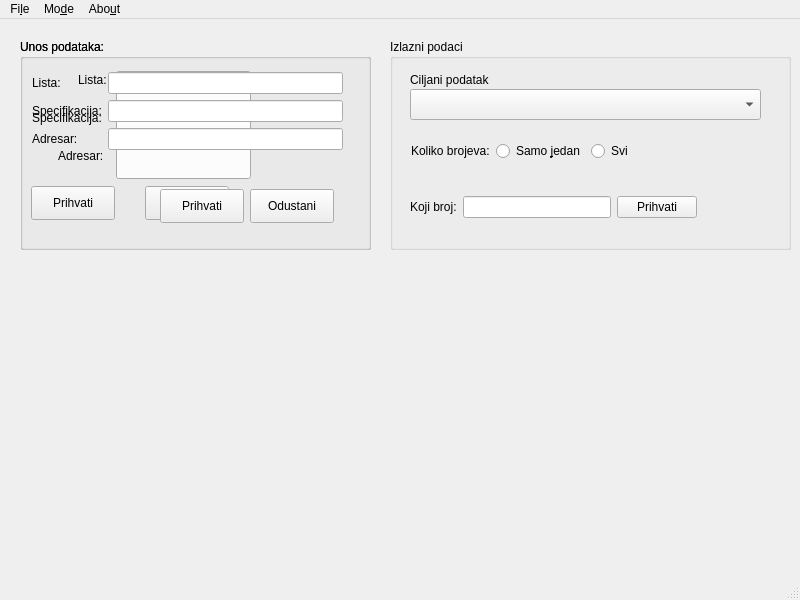
<?xml version="1.0" encoding="UTF-8"?>
<ui version="4.0">
 <class>MainWindow</class>
 <widget class="QMainWindow" name="MainWindow">
  <property name="geometry">
   <rect>
    <x>0</x>
    <y>0</y>
    <width>800</width>
    <height>600</height>
   </rect>
  </property>
  <property name="minimumSize">
   <size>
    <width>800</width>
    <height>600</height>
   </size>
  </property>
  <property name="windowTitle">
   <string>spendICT</string>
  </property>
  <widget class="QWidget" name="centralwidget">
   <widget class="QGroupBox" name="groupBox">
    <property name="geometry">
     <rect>
      <x>20</x>
      <y>20</y>
      <width>351</width>
      <height>211</height>
     </rect>
    </property>
    <property name="title">
     <string>Unos podataka: </string>
    </property>
    <widget class="QLineEdit" name="lineEdit">
     <property name="geometry">
      <rect>
       <x>96</x>
       <y>32</y>
       <width>135</width>
       <height>32</height>
      </rect>
     </property>
    </widget>
    <widget class="QLineEdit" name="lineEdit_2">
     <property name="geometry">
      <rect>
       <x>96</x>
       <y>70</y>
       <width>135</width>
       <height>32</height>
      </rect>
     </property>
    </widget>
    <widget class="QLineEdit" name="lineEdit_3">
     <property name="geometry">
      <rect>
       <x>96</x>
       <y>108</y>
       <width>135</width>
       <height>32</height>
      </rect>
     </property>
    </widget>
    <widget class="QLabel" name="label">
     <property name="geometry">
      <rect>
       <x>58</x>
       <y>32</y>
       <width>32</width>
       <height>18</height>
      </rect>
     </property>
     <property name="text">
      <string>Lista:</string>
     </property>
    </widget>
    <widget class="QLabel" name="label_2">
     <property name="geometry">
      <rect>
       <x>12</x>
       <y>70</y>
       <width>78</width>
       <height>18</height>
      </rect>
     </property>
     <property name="text">
      <string>Specifikacija:</string>
     </property>
    </widget>
    <widget class="QLabel" name="label_3">
     <property name="geometry">
      <rect>
       <x>38</x>
       <y>108</y>
       <width>52</width>
       <height>18</height>
      </rect>
     </property>
     <property name="text">
      <string>Adresar:</string>
     </property>
    </widget>
    <widget class="QPushButton" name="pushButton">
     <property name="geometry">
      <rect>
       <x>11</x>
       <y>147</y>
       <width>84</width>
       <height>34</height>
      </rect>
     </property>
     <property name="text">
      <string>Prihvati</string>
     </property>
    </widget>
    <widget class="QPushButton" name="pushButton_2">
     <property name="geometry">
      <rect>
       <x>125</x>
       <y>147</y>
       <width>84</width>
       <height>34</height>
      </rect>
     </property>
     <property name="text">
      <string>Odustani</string>
     </property>
    </widget>
    <widget class="QGroupBox" name="groupBox_3">
     <property name="geometry">
      <rect>
       <x>0</x>
       <y>0</y>
       <width>351</width>
       <height>211</height>
      </rect>
     </property>
     <property name="title">
      <string>Unos podataka: </string>
     </property>
     <widget class="QPushButton" name="pushButton_3">
      <property name="geometry">
       <rect>
        <x>140</x>
        <y>150</y>
        <width>84</width>
        <height>34</height>
       </rect>
      </property>
      <property name="text">
       <string>Prihvati</string>
      </property>
     </widget>
     <widget class="QPushButton" name="pushButton_5">
      <property name="geometry">
       <rect>
        <x>230</x>
        <y>150</y>
        <width>84</width>
        <height>34</height>
       </rect>
      </property>
      <property name="text">
       <string>Odustani</string>
      </property>
     </widget>
     <widget class="QWidget" name="layoutWidget">
      <property name="geometry">
       <rect>
        <x>12</x>
        <y>33</y>
        <width>311</width>
        <height>110</height>
       </rect>
      </property>
      <layout class="QFormLayout" name="formLayout">
       <item row="0" column="0">
        <widget class="QLabel" name="label_7">
         <property name="text">
          <string>Lista:</string>
         </property>
        </widget>
       </item>
       <item row="0" column="1">
        <widget class="QLineEdit" name="lineEdit_5"/>
       </item>
       <item row="1" column="0">
        <widget class="QLabel" name="label_8">
         <property name="text">
          <string>Specifikacija:</string>
         </property>
        </widget>
       </item>
       <item row="1" column="1">
        <widget class="QLineEdit" name="lineEdit_6"/>
       </item>
       <item row="2" column="0">
        <widget class="QLabel" name="label_9">
         <property name="text">
          <string>Adresar:</string>
         </property>
        </widget>
       </item>
       <item row="2" column="1">
        <widget class="QLineEdit" name="lineEdit_7"/>
       </item>
      </layout>
     </widget>
     <zorder>pushButton_3</zorder>
     <zorder>pushButton_5</zorder>
     <zorder>layoutWidget</zorder>
     <zorder>label_6</zorder>
     <zorder>groupBox_2</zorder>
     <zorder>groupBox_2</zorder>
    </widget>
   </widget>
   <widget class="QGroupBox" name="groupBox_2">
    <property name="geometry">
     <rect>
      <x>390</x>
      <y>20</y>
      <width>401</width>
      <height>211</height>
     </rect>
    </property>
    <property name="title">
     <string>Izlazni podaci</string>
    </property>
    <widget class="QComboBox" name="comboBox">
     <property name="geometry">
      <rect>
       <x>20</x>
       <y>50</y>
       <width>351</width>
       <height>31</height>
      </rect>
     </property>
    </widget>
    <widget class="QLabel" name="label_4">
     <property name="geometry">
      <rect>
       <x>20</x>
       <y>30</y>
       <width>101</width>
       <height>21</height>
      </rect>
     </property>
     <property name="text">
      <string>Ciljani podatak</string>
     </property>
    </widget>
    <widget class="QWidget" name="">
     <property name="geometry">
      <rect>
       <x>21</x>
       <y>100</y>
       <width>250</width>
       <height>24</height>
      </rect>
     </property>
     <layout class="QHBoxLayout" name="horizontalLayout">
      <item>
       <widget class="QLabel" name="label_5">
        <property name="text">
         <string>Koliko brojeva:</string>
        </property>
       </widget>
      </item>
      <item>
       <widget class="QRadioButton" name="radioButton">
        <property name="text">
         <string>Samo &amp;jedan</string>
        </property>
       </widget>
      </item>
      <item>
       <widget class="QRadioButton" name="radioButton_2">
        <property name="text">
         <string>Svi</string>
        </property>
       </widget>
      </item>
     </layout>
    </widget>
    <widget class="QWidget" name="">
     <property name="geometry">
      <rect>
       <x>20</x>
       <y>150</y>
       <width>287</width>
       <height>36</height>
      </rect>
     </property>
     <layout class="QHBoxLayout" name="horizontalLayout_2">
      <item>
       <widget class="QLabel" name="label_6">
        <property name="text">
         <string>Koji broj:</string>
        </property>
       </widget>
      </item>
      <item>
       <widget class="QLineEdit" name="lineEdit_4"/>
      </item>
      <item>
       <widget class="QPushButton" name="pushButton_4">
        <property name="text">
         <string>Prihvati</string>
        </property>
       </widget>
      </item>
     </layout>
    </widget>
   </widget>
   <zorder>groupBox</zorder>
   <zorder>groupBox_2</zorder>
   <zorder>label_6</zorder>
   <zorder>label_6</zorder>
  </widget>
  <widget class="QMenuBar" name="menubar">
   <property name="geometry">
    <rect>
     <x>0</x>
     <y>0</y>
     <width>800</width>
     <height>30</height>
    </rect>
   </property>
   <widget class="QMenu" name="menuFile">
    <property name="title">
     <string>Fi&amp;le</string>
    </property>
    <addaction name="actionProgram"/>
    <addaction name="actionIzlaz"/>
   </widget>
   <widget class="QMenu" name="menuMode">
    <property name="title">
     <string>Mo&amp;de</string>
    </property>
    <widget class="QMenu" name="menuMobiteli">
     <property name="title">
      <string>&amp;Mobiteli</string>
     </property>
     <addaction name="actionVIP"/>
    </widget>
    <addaction name="menuMobiteli"/>
    <addaction name="actionFiksni"/>
   </widget>
   <widget class="QMenu" name="menuAbout">
    <property name="title">
     <string>Abo&amp;ut</string>
    </property>
    <addaction name="actionO_programu"/>
   </widget>
   <addaction name="menuFile"/>
   <addaction name="menuMode"/>
   <addaction name="menuAbout"/>
  </widget>
  <widget class="QStatusBar" name="statusbar"/>
  <action name="actionProgram">
   <property name="text">
    <string>&amp;Program</string>
   </property>
  </action>
  <action name="actionIzlaz">
   <property name="text">
    <string>&amp;Izlaz</string>
   </property>
  </action>
  <action name="actionFiksni">
   <property name="text">
    <string>&amp;Fiksni</string>
   </property>
  </action>
  <action name="actionO_programu">
   <property name="text">
    <string>&amp;O programu</string>
   </property>
  </action>
  <action name="actionVIP">
   <property name="text">
    <string>&amp;VIP</string>
   </property>
  </action>
 </widget>
 <resources/>
 <connections/>
</ui>
